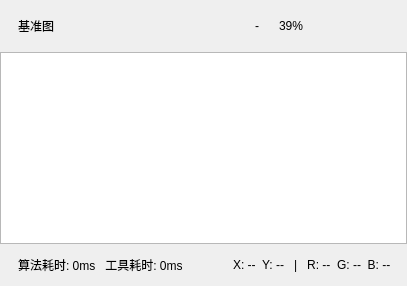
       <widget class="QFrame" name="setupViewerFrame">
        <property name="frameShape">
         <enum>QFrame::NoFrame</enum>
        </property>
        <property name="viewerPanel" stdset="0">
         <bool>true</bool>
        </property>
        <layout class="QVBoxLayout" name="verticalLayout_viewer">
         <property name="spacing">
          <number>0</number>
         </property>
         <property name="leftMargin">
          <number>0</number>
         </property>
         <property name="topMargin">
          <number>0</number>
         </property>
         <property name="rightMargin">
          <number>0</number>
         </property>
         <property name="bottomMargin">
          <number>0</number>
         </property>
         <item>
          <widget class="QFrame" name="viewerHeader">
           <property name="minimumSize">
            <size>
             <width>0</width>
             <height>52</height>
            </size>
           </property>
           <property name="maximumSize">
            <size>
             <width>16777215</width>
             <height>52</height>
            </size>
           </property>
           <property name="frameShape">
            <enum>QFrame::NoFrame</enum>
           </property>
           <layout class="QHBoxLayout" name="horizontalLayout_viewerHeader">
            <property name="spacing">
             <number>8</number>
            </property>
            <property name="leftMargin">
             <number>18</number>
            </property>
            <property name="topMargin">
             <number>0</number>
            </property>
            <property name="rightMargin">
             <number>16</number>
            </property>
            <property name="bottomMargin">
             <number>0</number>
            </property>
            <item>
             <widget class="QLabel" name="viewerTitleLabel">
              <property name="text">
               <string>基准图</string>
              </property>
              <property name="viewerTitle" stdset="0">
               <bool>true</bool>
              </property>
             </widget>
            </item>
            <item>
             <spacer name="horizontalSpacer_viewerHeader">
              <property name="orientation">
               <enum>Qt::Horizontal</enum>
              </property>
              <property name="sizeHint" stdset="0">
               <size>
                <width>40</width>
                <height>20</height>
               </size>
              </property>
             </spacer>
            </item>
            <item>
             <widget class="QToolButton" name="viewerGridButton">
              <property name="minimumSize">
               <size>
                <width>36</width>
                <height>36</height>
               </size>
              </property>
              <property name="text">
               <string/>
              </property>
              <property name="icon">
               <iconset resource="../resources/resources.qrc">
                <normaloff>:/icons/grid.svg</normaloff>:/icons/grid.svg</iconset>
              </property>
              <property name="iconSize">
               <size>
                <width>26</width>
                <height>26</height>
               </size>
              </property>
              <property name="autoRaise">
               <bool>true</bool>
              </property>
             </widget>
            </item>
            <item>
             <widget class="QToolButton" name="viewerZoomSearchButton">
              <property name="minimumSize">
               <size>
                <width>36</width>
                <height>36</height>
               </size>
              </property>
              <property name="text">
               <string/>
              </property>
              <property name="icon">
               <iconset resource="../resources/resources.qrc">
                <normaloff>:/icons/zoom.svg</normaloff>:/icons/zoom.svg</iconset>
              </property>
              <property name="iconSize">
               <size>
                <width>26</width>
                <height>26</height>
               </size>
              </property>
              <property name="autoRaise">
               <bool>true</bool>
              </property>
             </widget>
            </item>
            <item>
             <widget class="QToolButton" name="viewerZoomOutButton">
              <property name="minimumSize">
               <size>
                <width>28</width>
                <height>36</height>
               </size>
              </property>
              <property name="text">
               <string>-</string>
              </property>
              <property name="autoRaise">
               <bool>true</bool>
              </property>
             </widget>
            </item>
            <item>
             <widget class="QLabel" name="viewerZoomLabel">
              <property name="text">
               <string>39%</string>
              </property>
              <property name="viewerZoom" stdset="0">
               <bool>true</bool>
              </property>
             </widget>
            </item>
            <item>
             <widget class="QToolButton" name="viewerZoomInButton">
              <property name="minimumSize">
               <size>
                <width>36</width>
                <height>36</height>
               </size>
              </property>
              <property name="text">
               <string/>
              </property>
              <property name="icon">
               <iconset resource="../resources/resources.qrc">
                <normaloff>:/icons/zoom.svg</normaloff>:/icons/zoom.svg</iconset>
              </property>
              <property name="iconSize">
               <size>
                <width>26</width>
                <height>26</height>
               </size>
              </property>
              <property name="autoRaise">
               <bool>true</bool>
              </property>
             </widget>
            </item>
            <item>
             <widget class="QToolButton" name="viewerFullButton">
              <property name="minimumSize">
               <size>
                <width>36</width>
                <height>36</height>
               </size>
              </property>
              <property name="text">
               <string/>
              </property>
              <property name="icon">
               <iconset resource="../resources/resources.qrc">
                <normaloff>:/icons/fullscreen.svg</normaloff>:/icons/fullscreen.svg</iconset>
              </property>
              <property name="iconSize">
               <size>
                <width>26</width>
                <height>26</height>
               </size>
              </property>
              <property name="autoRaise">
               <bool>true</bool>
              </property>
             </widget>
            </item>
           </layout>
          </widget>
         </item>
         <item>
          <widget class="QGraphicsView" name="previewGraphicsView">
           <property name="viewerCanvas" stdset="0">
            <bool>true</bool>
           </property>
          </widget>
         </item>
         <item>
          <widget class="QFrame" name="viewerStatusBar">
           <property name="minimumSize">
            <size>
             <width>0</width>
             <height>42</height>
            </size>
           </property>
           <property name="maximumSize">
            <size>
             <width>16777215</width>
             <height>42</height>
            </size>
           </property>
           <property name="frameShape">
            <enum>QFrame::NoFrame</enum>
           </property>
           <layout class="QHBoxLayout" name="horizontalLayout_viewerStatus">
            <property name="spacing">
             <number>10</number>
            </property>
            <property name="leftMargin">
             <number>18</number>
            </property>
            <property name="topMargin">
             <number>0</number>
            </property>
            <property name="rightMargin">
             <number>16</number>
            </property>
            <property name="bottomMargin">
             <number>0</number>
            </property>
            <item>
             <widget class="QLabel" name="viewerStatusLabel">
              <property name="text">
               <string>算法耗时: 0ms   工具耗时: 0ms</string>
              </property>
              <property name="viewerStatus" stdset="0">
               <bool>true</bool>
              </property>
             </widget>
            </item>
            <item>
             <spacer name="horizontalSpacer_viewerStatus">
              <property name="orientation">
               <enum>Qt::Horizontal</enum>
              </property>
              <property name="sizeHint" stdset="0">
               <size>
                <width>40</width>
                <height>20</height>
               </size>
              </property>
             </spacer>
            </item>
            <item>
             <widget class="QLabel" name="viewerCursorLabel">
              <property name="text">
               <string>X: --  Y: --   |   R: --  G: --  B: --</string>
              </property>
              <property name="viewerStatus" stdset="0">
               <bool>true</bool>
              </property>
             </widget>
            </item>
           </layout>
          </widget>
         </item>
        </layout>
       </widget>
